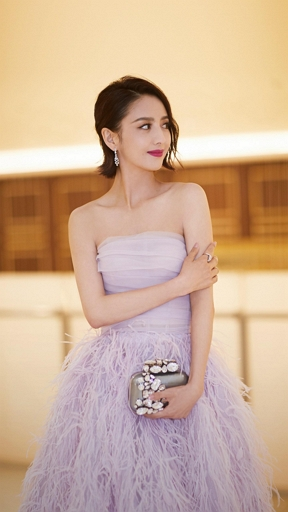
#> input picture test.jpg, 288 x 512 px
$ python ch34_1.py
#> lines starting #> are read from the running program, lines starting #| are printed output that depends on the picture
import cv2 as openCV
openCV.namedWindow('Picture1')                          #使用預設值
openCV.namedWindow('Picture2', openCV.WINDOW_NORMAL)    #可調大小
img1 = openCV.imread('test.jpg')                        #彩色影像讀取
#> img1 is the input picture: shape (512, 288, 3); mean B, G, R 152.2, 176.1, 206.1
img2 = openCV.imread('test.jpg',0)                      #灰階影像讀取
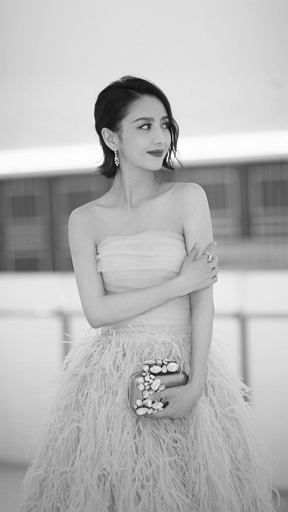
#> img2: shape (512, 288); min 3, max 255, mean 182.3
openCV.imshow('Picture1', img1)                         #顯示Img1
openCV.imshow('Picture2', img2)                         #顯示Img2
openCV.imwrite('out34_1.jpg', img2)                     #將Img2存檔為out34_2.jpg
openCV.waitKey(4000)                                    #wait key for 4 sec
openCV.destroyWindow('Picture1')                        #刪除Picture1
openCV.waitKey(5000)                                    #wait key for 5 sec
openCV.destroyAllWindows()                              #刪除所有Windows
